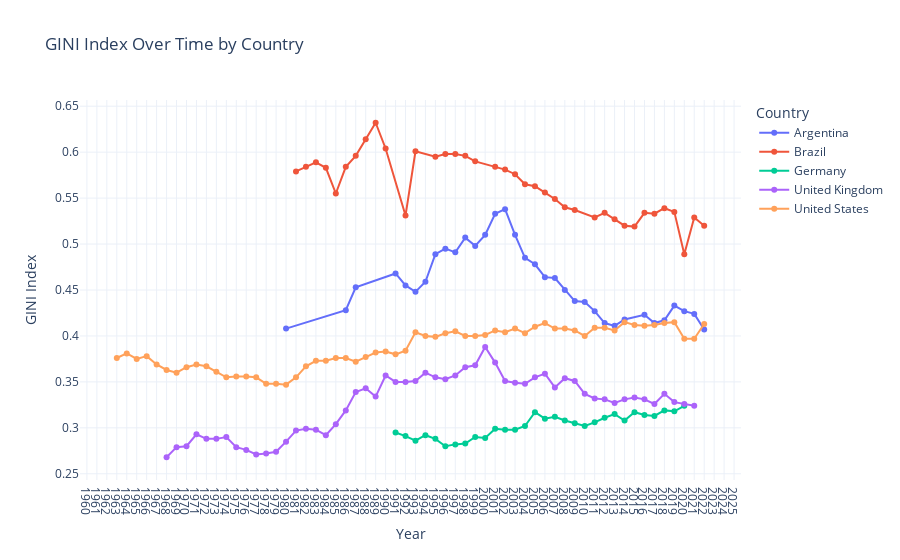

Source (notebook cell):
### Code cell
fig = px.line(
    df_clean,
    x="date",
    y="value",
    color="country",
    markers=True,
    title="GINI Index Over Time by Country",
    labels={"value": "GINI Index", "date": "Year", "country": "Country"}
)

fig.update_layout(
    xaxis=dict(tickmode='linear', dtick=1), 
    yaxis_title="GINI Index",
    legend_title="Country",
    template="plotly_white"
)

fig.show()

### Figure 1 — Plotly figure (JSON) as saved in the notebook; plotly's stock layout.template omitted (floating-point values rounded to 4 significant figures)
{"data": [{"hovertemplate": "Country=Argentina<br>Year=%{x}<br>GINI Index=%{y}<extra></extra>", "legendgroup": "Argentina", "line": {"color": "#636efa", "dash": "solid"}, "marker": {"symbol": "circle"}, "mode": "lines+markers", "name": "Argentina", "orientation": "v", "showlegend": true, "type": "scatter", "x": [2022, 2021, 2020, 2019, 2018, 2017, 2016, 2014, 2013, 2012, 2011, 2010, 2009, 2008, 2007, 2006, 2005, 2004, 2003, 2002, 2001, 2000, 1999, 1998, 1997, 1996, 1995, 1994, 1993, 1992, 1991, 1987, 1986, 1980], "xaxis": "x", "y": [0.407, 0.424, 0.427, 0.433, 0.417, 0.414, 0.423, 0.418, 0.411, 0.414, 0.427, 0.437, 0.438, 0.45, 0.463, 0.464, 0.478, 0.485, 0.51, 0.538, 0.533, 0.51, 0.498, 0.507, 0.491, 0.495, 0.489, 0.459, 0.448, 0.455, 0.468, 0.453, 0.428, 0.408], "yaxis": "y"}, {"hovertemplate": "Country=Brazil<br>Year=%{x}<br>GINI Index=%{y}<extra></extra>", "legendgroup": "Brazil", "line": {"color": "#EF553B", "dash": "solid"}, "marker": {"symbol": "circle"}, "mode": "lines+markers", "name": "Brazil", "orientation": "v", "showlegend": true, "type": "scatter", "x": [2022, 2021, 2020, 2019, 2018, 2017, 2016, 2015, 2014, 2013, 2012, 2011, 2009, 2008, 2007, 2006, 2005, 2004, 2003, 2002, 2001, 1999, 1998, 1997, 1996, 1995, 1993, 1992, 1990, 1989, 1988, 1987, 1986, 1985, 1984, 1983, 1982, 1981], "xaxis": "x", "y": [0.52, 0.529, 0.489, 0.535, 0.539, 0.533, 0.534, 0.519, 0.52, 0.527, 0.534, 0.529, 0.537, 0.54, 0.549, 0.556, 0.563, 0.565, 0.576, 0.581, 0.584, 0.59, 0.596, 0.598, 0.598, 0.595, 0.601, 0.531, 0.604, 0.632, 0.614, 0.596, 0.584, 0.555, 0.583, 0.589, 0.584, 0.579], "yaxis": "y"}, {"hovertemplate": "Country=Germany<br>Year=%{x}<br>GINI Index=%{y}<extra></extra>", "legendgroup": "Germany", "line": {"color": "#00cc96", "dash": "solid"}, "marker": {"symbol": "circle"}, "mode": "lines+markers", "name": "Germany", "orientation": "v", "showlegend": true, "type": "scatter", "x": [2020, 2019, 2018, 2017, 2016, 2015, 2014, 2013, 2012, 2011, 2010, 2009, 2008, 2007, 2006, 2005, 2004, 2003, 2002, 2001, 2000, 1999, 1998, 1997, 1996, 1995, 1994, 1993, 1992, 1991], "xaxis": "x", "y": [0.324, 0.318, 0.319, 0.313, 0.314, 0.317, 0.308, 0.315, 0.311, 0.306, 0.302, 0.305, 0.308, 0.312, 0.31, 0.317, 0.302, 0.298, 0.298, 0.299, 0.289, 0.29, 0.283, 0.282, 0.28, 0.288, 0.292, 0.286, 0.291, 0.295], "yaxis": "y"}, {"hovertemplate": "Country=United Kingdom<br>Year=%{x}<br>GINI Index=%{y}<extra></extra>", "legendgroup": "United Kingdom", "line": {"color": "#ab63fa", "dash": "solid"}, "marker": {"symbol": "circle"}, "mode": "lines+markers", "name": "United Kingdom", "orientation": "v", "showlegend": true, "type": "scatter", "x": [2021, 2020, 2019, 2018, 2017, 2016, 2015, 2014, 2013, 2012, 2011, 2010, 2009, 2008, 2007, 2006, 2005, 2004, 2003, 2002, 2001, 2000, 1999, 1998, 1997, 1996, 1995, 1994, 1993, 1992, 1991, 1990, 1989, 1988, 1987, 1986, 1985, 1984, 1983, 1982, 1981, 1980, 1979, 1978, 1977, 1976, 1975, 1974, 1973, 1972, 1971, 1970, 1969, 1968], "xaxis": "x", "y": [0.324, 0.326, 0.328, 0.337, 0.326, 0.331, 0.333, 0.331, 0.327, 0.331, 0.332, 0.337, 0.351, 0.354, 0.344, 0.359, 0.355, 0.348, 0.349, 0.351, 0.371, 0.388, 0.368, 0.366, 0.357, 0.353, 0.355, 0.36, 0.351, 0.35, 0.35, 0.357, 0.334, 0.343, 0.339, 0.319, 0.304, 0.292, 0.298, 0.299, 0.297, 0.285, 0.274, 0.272, 0.271, 0.276, 0.279, 0.29, 0.288, 0.288, 0.293, 0.28, 0.279, 0.268], "yaxis": "y"}, {"hovertemplate": "Country=United States<br>Year=%{x}<br>GINI Index=%{y}<extra></extra>", "legendgroup": "United States", "line": {"color": "#FFA15A", "dash": "solid"}, "marker": {"symbol": "circle"}, "mode": "lines+markers", "name": "United States", "orientation": "v", "showlegend": true, "type": "scatter", "x": [2022, 2021, 2020, 2019, 2018, 2017, 2016, 2015, 2014, 2013, 2012, 2011, 2010, 2009, 2008, 2007, 2006, 2005, 2004, 2003, 2002, 2001, 2000, 1999, 1998, 1997, 1996, 1995, 1994, 1993, 1992, 1991, 1990, 1989, 1988, 1987, 1986, 1985, 1984, 1983, 1982, 1981, 1980, 1979, 1978, 1977, 1976, 1975, 1974, 1973, 1972, 1971, 1970, 1969, 1968, 1967, 1966, 1965, 1964, 1963], "xaxis": "x", "y": [0.413, 0.397, 0.397, 0.415, 0.414, 0.412, 0.411, 0.412, 0.415, 0.406, 0.409, 0.409, 0.4, 0.406, 0.408, 0.408, 0.414, 0.41, 0.403, 0.408, 0.404, 0.406, 0.401, 0.4, 0.4, 0.405, 0.403, 0.399, 0.4, 0.404, 0.384, 0.38, 0.383, 0.382, 0.377, 0.372, 0.376, 0.376, 0.373, 0.373, 0.367, 0.355, 0.347, 0.348, 0.348, 0.355, 0.356, 0.356, 0.355, 0.361, 0.367, 0.369, 0.366, 0.36, 0.363, 0.369, 0.378, 0.375, 0.381, 0.376], "yaxis": "y"}], "layout": {"legend": {"title": {"text": "Country"}, "tracegroupgap": 0}, "title": {"text": "GINI Index Over Time by Country"}, "xaxis": {"anchor": "y", "domain": [0, 1], "dtick": 1, "tickmode": "linear", "title": {"text": "Year"}}, "yaxis": {"anchor": "x", "domain": [0, 1], "title": {"text": "GINI Index"}}}}
